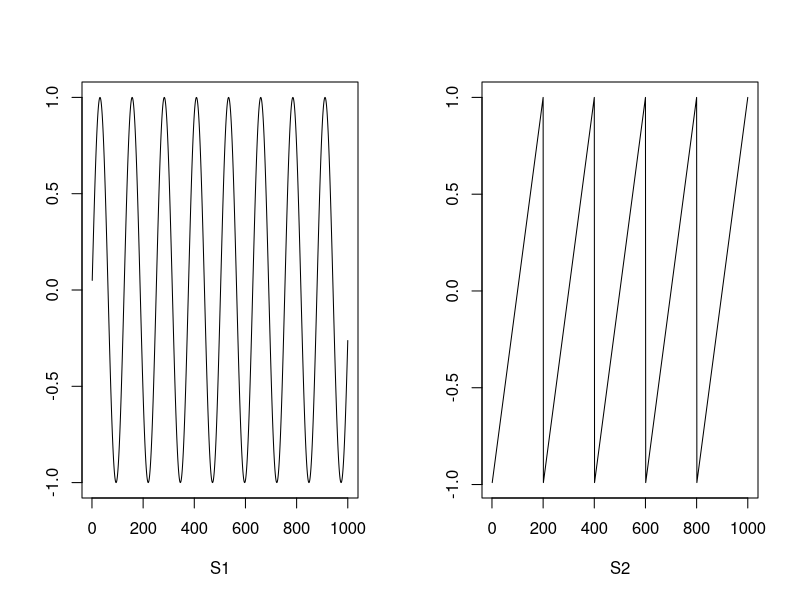
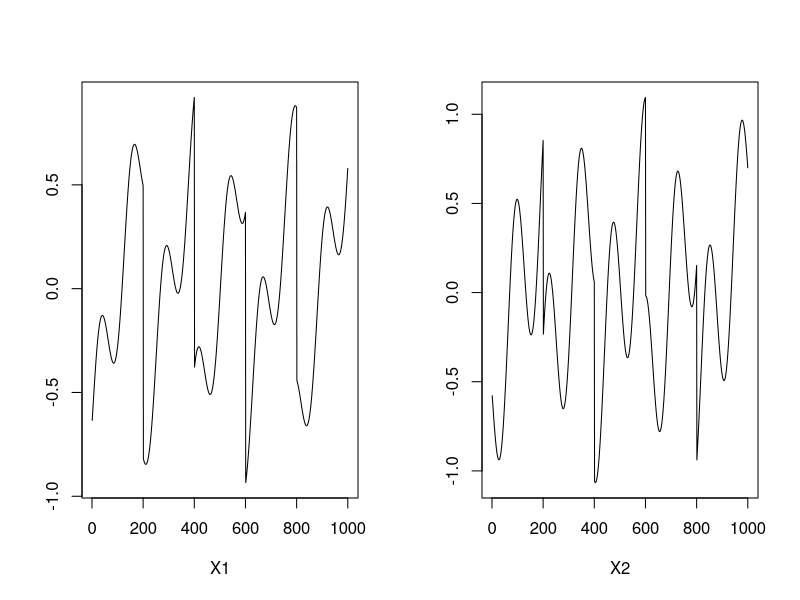
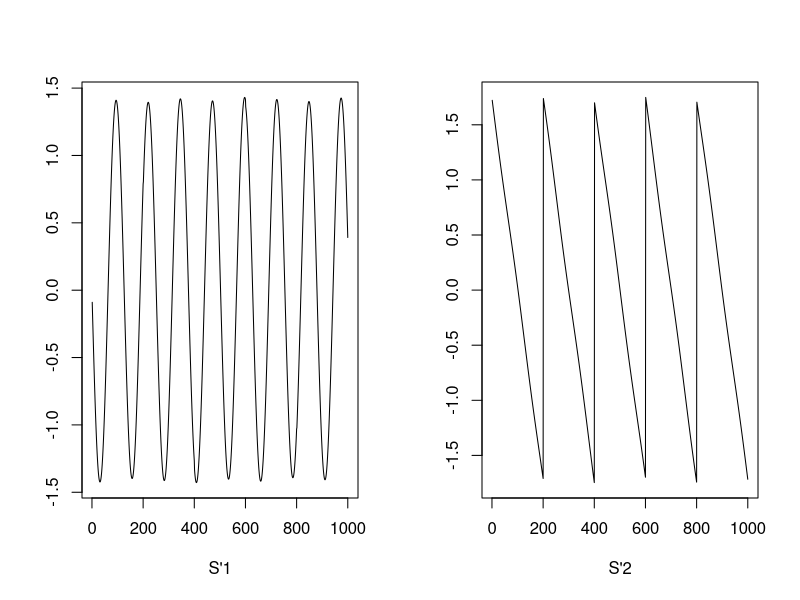

The R source for these figures, in order:
##Independent Component Analysis(ICA)
#Dimension Reduction
#Extract features from data

#simulation
#two original sounds(source, feature)
#two collected data(obseration)

#create two sources
S <- cbind(sin((1:1000)/20),
           rep((((1:200)-100)/100), 5)
)
par(mfcol = c(1, 2))
plot(1:1000, S[, 1], type = "l", xlab = "S1", ylab = "") # sin
plot(1:1000, S[, 2], type = "l", xlab = "S2", ylab = "")

#Mixing Matrix
A <- matrix(c(0.291, 0.6557, -0.5439, 0.5572), 2, 2)
A

#New signal(Observation)
X <- S %*% A
par(mfcol = c(1, 2))
plot(1:1000, X[, 1], type = "l", xlab = "X1", ylab = "") # sin
plot(1:1000, X[, 2], type = "l", xlab = "X2", ylab = "")

#ICA
#FastICA-Algorithm
#need to follow: 
# 1. sourse and observation has to be independent
# 2. source and observation cannot be normal distribution
install.packages("fastICA")
library(fastICA)

#ICA for extrating independent sources from mixed signals
ICA_result <- fastICA(X, n.comp = 2)
S1 <- ICA_result$S[, 1]
S2 <- ICA_result$S[, 2]

par(mfcol = c(1, 2))
plot(1:1000, S1, type = "l", xlab = "S'1", ylab = "") 
plot(1:1000, S2, type = "l", xlab = "S'2", ylab = "")

#similar to PCA, we have to decide how many original sources(n.comp)
